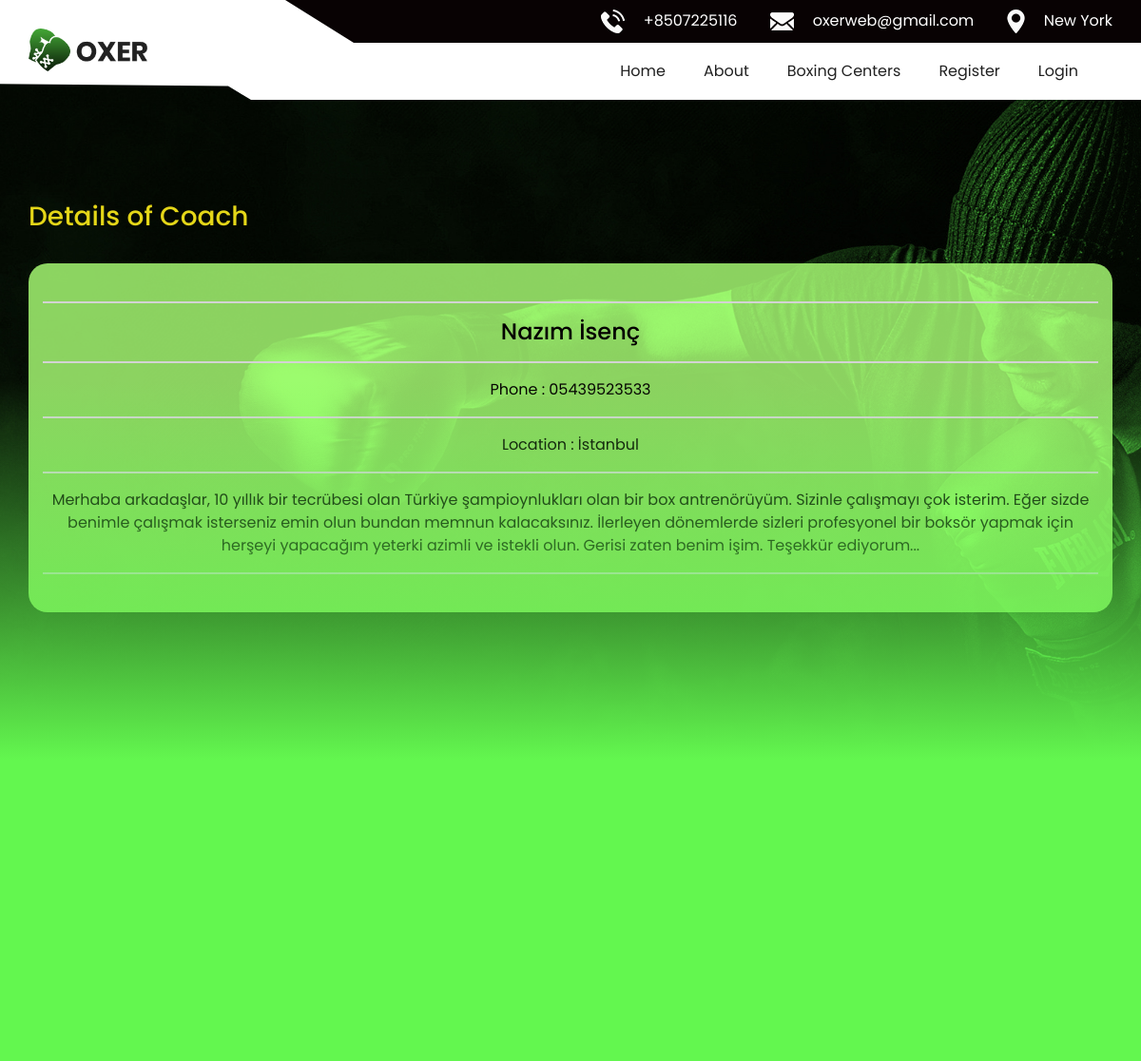
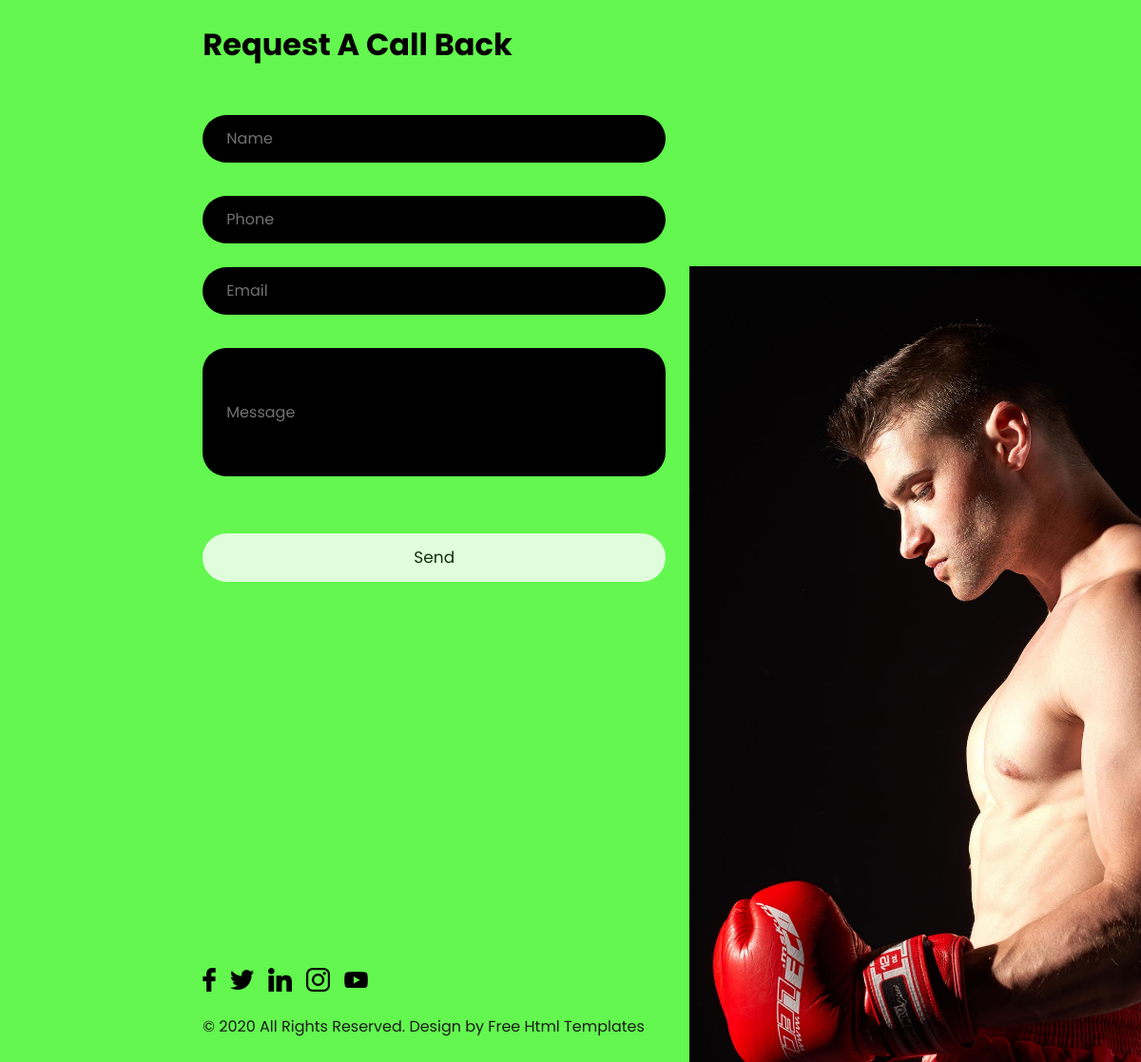
Page /coach/14 on the committed database (2 pictures, top to bottom).
### website/models.py (models this page shows)
class Classes(db.Model):
    id = db.Column(db.Integer, primary_key=True)
    centername = db.Column(db.Text)
    coachname = db.Column(db.Text)
    phone = db.Column(db.Text)
    location = db.Column(db.Text)
    price = db.Column(db.Integer)
    aboutcoach = db.Column(db.Text)
    admin = db.Column(db.Text)

### website/views.py (the view)
@views.route("/coach/<string:id>")
def coach(id):
    coachclass = db.session.query(Classes).filter_by(id=id).first()
    if coachclass:
        coachclass = db.session.query(Classes).filter_by(id=id).first()
        return render_template("coach.html",coachclass = coachclass)
    else:
        return render_template("coach.html")

### website/templates/coach.html
{% extends "layout.html" %} {% block body %}
<br />
<br />
<br />
<div class="container">
  <h3>Details of Coach</h3>
  <br>
  <div class="coachdetail">
    {% if coachclass %}
    <br>
    <hr>
    <h4>{{coachclass.coachname}}</h4>
    <hr />
    Phone : {{coachclass.phone}}
    <hr />
    Location : {{coachclass.location}}
    <hr />
    {{coachclass.aboutcoach|safe}}
    <hr>
    {% else %}
    <div class="alert alert-warning">There is no coach like that!</div>
    {% endif %}
    <br>
  </div>
</div>
{% endblock %}

### website/static/css/style.css (style rules this page uses)
body { font-family: "Poppins", sans-serif; color: #040000; background-color: #63f74f; }
h3 { margin-top: 10px; color: rgb(228, 214, 24); font-family: "Poppins", sans-serif; }
.coachdetail { border-radius: 20px; font-family: "Poppins", sans-serif; color: #040000; background-color: #aaff76d1; text-align: center; padding: inherit; }
.container { width: 100%; max-width: 100%; margin: 0 auto; overflow: auto; color: rgb(161, 30, 30); font-family: "Poppins", sans-serif; }
hr { border: 1px solid lightgrey; }

### website/static/css/responsive.css (style rules this page uses)
@media (min-width: 1200px) { .container { max-width: 1170px; } }

### rows in the picture
Classes: coachname "Nazım İsenç", phone "05439523533", location "İstanbul", aboutcoach "Merhaba arkadaşlar, 10 yıllık bir tecrübesi olan Türkiye şampioynlukları olan bir box antrenörüyüm. Sizinle çalışmayı çok isterim. Eğer sizde benimle çalışmak isterseniz emin olun bundan memnun kalacaksınız. İlerleyen dönemlerde sizleri profesyonel bir boksör yapmak için herşeyi yapacağım yeterki azimli ve istekli olun. Gerisi zaten benim işim. Teşekkür ediyorum..."
